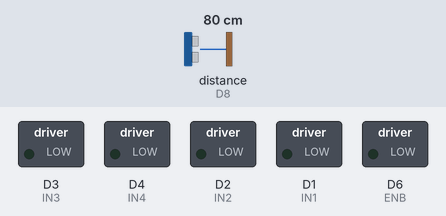
Bench run of a sketch on a simulated ESP8266 (NodeMCU). Parts: switched loads named in the sketch (green lamp = pin HIGH). Dashed ring = blinking. The inputs (shaded band) are chosen by the test bench; at power-on: distance to the obstacle (sensor on D8) 80 cm. What the sketch prints to the serial monitor is not drawn.

Above: at 1.3 s.
1.4 s: distance to the obstacle (sensor on D8) set to 32 cm
2.9 s: distance to the obstacle (sensor on D8) set to 26 cm
At 3.3 s:
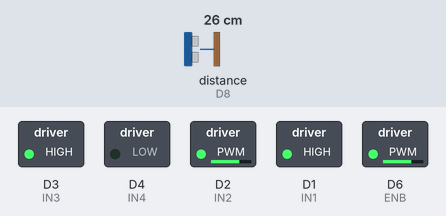
11.9 s: distance to the obstacle (sensor on D8) set to 35 cm
At 12.7 s:
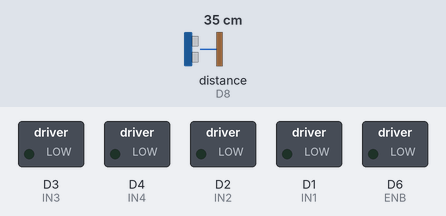
13.8 s: distance to the obstacle (sensor on D8) set to 2 cm
At 14.7 s:
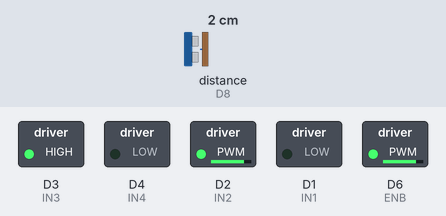
Timing chart, 0 to 17.8 s (numbered marks = the images above; inputs shaded):
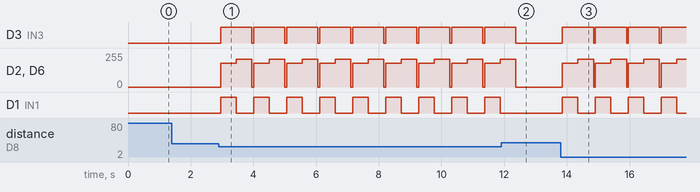

Measured:
- the behaviour switches between 30 and 29 cm on distance to the obstacle (sensor on D8) (found by bisection; images 0 and 1)
- after the input at 1.4 s, every drawn part: stays the same
- after the input at 2.9 s, D3 (IN3): alternates HIGH for 1.0 s and LOW for 0.05 s, starting after 0.05 s; D2 (IN2), D6 (ENB): 0/255 → 180/255 after 0.05 s, then repeats every 1.1 s: 210/255 0.50 s, 0/255 0.05 s, 180/255 0.50 s; D1 (IN1): alternates HIGH for 0.50 s and LOW for 0.55 s, starting after 0.05 s
- after the input at 11.9 s, D3 (IN3): goes on until 12.4 s, then stays LOW; D2 (IN2), D6 (ENB): goes on until 12.4 s, then stays 0/255; D1 (IN1): stays LOW (without the input it goes to HIGH after 0.53 s)
- after the input at 13.8 s, D3 (IN3): alternates HIGH for 1.0 s and LOW for 0.05 s, starting after 0.05 s; D2 (IN2), D6 (ENB): 0/255 → 180/255 after 0.05 s, then repeats every 1.1 s: 210/255 0.50 s, 0/255 0.05 s, 180/255 0.50 s; D1 (IN1): alternates HIGH for 0.50 s and LOW for 0.55 s, starting after 0.05 s

The sketch:

robot-esp.ino
```cpp
// (licence header left out)
#include <NewPing.h>

#define WEBSERVER_PORT 80
#ifdef ESP32
  #include <WiFi.h>
  #include <WebServer.h>
  WebServer server(WEBSERVER_PORT);
#elif ESP8266
  #include <ESP8266WiFi.h>
  #include <ESP8266WebServer.h>
  ESP8266WebServer server(WEBSERVER_PORT);
#endif

// Define below the name and the password of the access point that the ESP will generate so as to control the robot
const char* ssid = "robot-esp";  // Enter SSID here
const char* password = "";  //Enter Password here

// Define below the different pins connected to L298N and SONAR
#ifdef ESP32
  #define IN1 26
  #define IN2 27
  #define ENA 14
  #define IN3 32
  #define IN4 33
  #define ENB 25
  #define TRG 19
  #define ECH 18
  //PWM properties for ESP32
  const int freq = 30000;
  const int pwmChannel1 = 1;
  const int pwmChannel2 = 2;
  const int resolution = 8;
#else //ESP8266
  #define IN1 D1
  #define IN2 D2
  #define ENA D2
  #define IN3 D3
  #define IN4 D4
  #define ENB D6
  #define TRG D7
  #define ECH D8
#endif

long duration;
float distance;

int powerRight = 0; // Power of the right motor
int powerLeft = 0; // Power of the left motor

int robotSpeed = 0;

NewPing sonar(TRG, ECH);

void setup()
{

  Serial.begin(115200);
  Serial.println("Init pins");
  pinMode (ENA, OUTPUT);
  pinMode (IN1, OUTPUT);
  pinMode (IN2, OUTPUT);
  pinMode (ENB, OUTPUT);
  pinMode (IN3, OUTPUT);
  pinMode (IN4, OUTPUT);

  #ifdef ESP32
    ledcSetup(pwmChannel1, freq, resolution);
    ledcSetup(pwmChannel2, freq, resolution);
    ledcAttachPin(ENA, pwmChannel1);
    ledcAttachPin(ENB, pwmChannel2);
  #endif

  Serial.println("Start AP");
  WiFi.softAP(ssid, password);
  delay(100);

  server.on("/", handle_OnConnect);
  server.on("/robotfwd", handle_robotfwd);
  server.on("/robotoff", handle_robotoff);
  server.on("/robotrear", handle_robotrear);
  server.on("/robotr", handle_robotr);
  server.on("/robotl", handle_robotl);
  server.on("/robothigh", handle_robothigh);
  server.on("/robotmid", handle_robotmid);
  server.on("/robotlow", handle_robotlow);
  server.onNotFound(handle_NotFound);

  server.begin();

  Serial.println("HTTP server started");
}
/*__________________________________________________________*/

void loop()
{

  server.handleClient();

  // Power the motors following according left and right power
  power(powerLeft,powerRight);

  // Measure distance with Sonar
  int distance = sonar.ping_cm();

  // If distance is < X , stop, go backward and turn
  if(distance > 0 && distance < 30){
    avoidance();
  }
}

void avoidance(){
    Serial.print("Avoidance sequence");
    power(0,0);
    delay(50);
    power(-180,-180);
    delay(500);
    power(-210,210);
    delay(500);
}

void power(int Left, int Right){
  if(Left > 0){
    digitalWrite (IN3, LOW);
    digitalWrite (IN4, HIGH);
  }else if( Left == 0){
    digitalWrite (IN3, LOW);
    digitalWrite (IN4, LOW);
  }else if ( Left < 0) {
    digitalWrite (IN3, HIGH);
    digitalWrite (IN4, LOW);
  }

  if(Right > 0){
    digitalWrite (IN1, LOW);
    digitalWrite (IN2, HIGH);
  }else if( Right == 0){;
    digitalWrite (IN1, LOW);
    digitalWrite (IN2, LOW);
  }else if ( Right < 0) {
    digitalWrite (IN1, HIGH);
    digitalWrite (IN2, LOW);
  }

  #ifdef ESP32
    ledcWrite(pwmChannel1, abs(Right));
    ledcWrite(pwmChannel2, abs(Left));
  #else //ESP8266
    analogWrite(ENA, abs(Right));
    analogWrite(ENB, abs(Left));
  #endif

}

void handle_OnConnect() {
  server.send(200, "text/html", SendHTML());
}

void handle_robotfwd() {
  Serial.println("Going forward");
  powerRight = robotSpeed;
  powerLeft = robotSpeed;
  server.send(200, "text/html", SendHTML());
}

void handle_robotrear() {
  Serial.println("Going backward");
  powerRight = -robotSpeed;
  powerLeft = -robotSpeed;
  server.send(200, "text/html", SendHTML());
}

void handle_robotoff() {
  Serial.println("Stop");
  powerRight = 0;
  powerLeft = 0;
  server.send(200, "text/html", SendHTML());
}

void handle_robotr() {
  Serial.println("Right");
  powerRight = -robotSpeed;
  powerLeft = robotSpeed;
  server.send(200, "text/html", SendHTML());
}

void handle_robotl() {
  Serial.println("Left");
  powerRight = robotSpeed;
  powerLeft = -robotSpeed;
  server.send(200, "text/html", SendHTML());
}

void handle_robotlow() {
  Serial.println("robotSpeed Low");
  robotSpeed = 170;
  server.send(200, "text/html", SendHTML());
}

void handle_robotmid() {
  Serial.println("robotSpeed Mid");
  robotSpeed = 200;
  server.send(200, "text/html", SendHTML());
}

void handle_robothigh() {
  Serial.println("robotSpeed High");
  robotSpeed = 230;
  server.send(200, "text/html", SendHTML());
}

void handle_NotFound(){
  server.send(404, "text/plain", "Not found");
}

// Inspired from https://lastminuteengineers.com/creating-esp32-web-server-arduino-ide/
String SendHTML(){
  String ptr = "<!DOCTYPE html> <html>\n";
  ptr +="<head><meta name=\"viewport\" content=\"width=device-width, initial-scale=1.0, user-scalable=no\">\n";
  ptr +="<title>ESPRobot</title>\n";
  ptr +="<style>html { font-family: Helvetica; display: inline-block; margin: 0px auto; text-align: center;}\n";
  ptr +="body{margin-top: 50px;} h1 {color: #444444;margin: 50px auto 30px;} h3 {color: #444444;margin-bottom: 50px;}\n";
  ptr +=".button {display: inline;width: 50px;background-color: #3498db;border: none;color: white;padding: 15px 15px;text-decoration: none;font-size: 20px;line-height:40px;margin: 0px auto 25px;cursor: pointer;border-radius: 10px;}\n";
  ptr +=".button-on {background-color: #33cc33;}\n";
  ptr +=".button-on:active {background-color: #33cc33;}\n";
  ptr +=".button-off {background-color: #ff0000;}\n";
  ptr +=".button-off:active {background-color: #ff0000;}\n";
  ptr +=".button-speed {background-color: #66a3ff;}\n";
  ptr +=".button-speed:active {background-color: ##6a3ff;}\n";
  ptr +="p {font-size: 20px;color: #888;margin-bottom: 10px;}\n";
  ptr +="</style>\n";
  ptr +="</head>\n";
  ptr +="<body>\n";
  ptr +="<p>Control</p>\n";
  ptr +="<p><a class=\"button button-on\" href=\"/robotfwd\">Frwd</a></p>\n";
  ptr +="<p><a class=\"button button-on\" href=\"/robotl\">Left</a>&nbsp;<a class=\"button button-off\" href=\"/robotoff\">Stop</a>&nbsp;<a class=\"button button-on\" href=\"/robotr\">Rght</a></p>\n";
  ptr +="<p><a class=\"button button-on\" href=\"/robotrear\">Rear</a></p>\n";
  ptr +="<p>&nbsp;</p>\n";
  ptr +="<p>Speed</p>\n";
  ptr +="<p><a class=\"button button-speed\" href=\"/robotlow\">Low</a>&nbsp;<a class=\"button button-speed\" href=\"/robotmid\">Mid</a>&nbsp;<a class=\"button button-speed\" href=\"/robothigh\">High</a></p>\n";
  ptr +="</body>\n";
  ptr +="</html>\n";
  return ptr;
}
```
